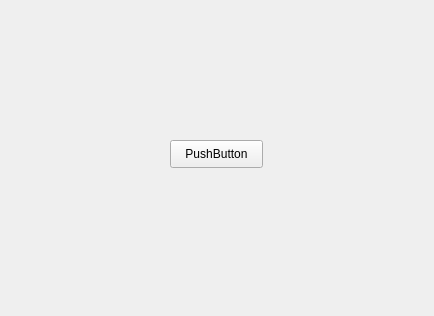
<?xml version="1.0" encoding="UTF-8"?>
<ui version="4.0">
 <class>mywidget</class>
 <widget class="QWidget" name="mywidget">
  <property name="geometry">
   <rect>
    <x>0</x>
    <y>0</y>
    <width>434</width>
    <height>316</height>
   </rect>
  </property>
  <property name="windowTitle">
   <string>Form</string>
  </property>
  <widget class="QPushButton" name="pushButton">
   <property name="geometry">
    <rect>
     <x>170</x>
     <y>140</y>
     <width>93</width>
     <height>28</height>
    </rect>
   </property>
   <property name="text">
    <string>PushButton</string>
   </property>
  </widget>
 </widget>
 <resources/>
 <connections/>
</ui>
